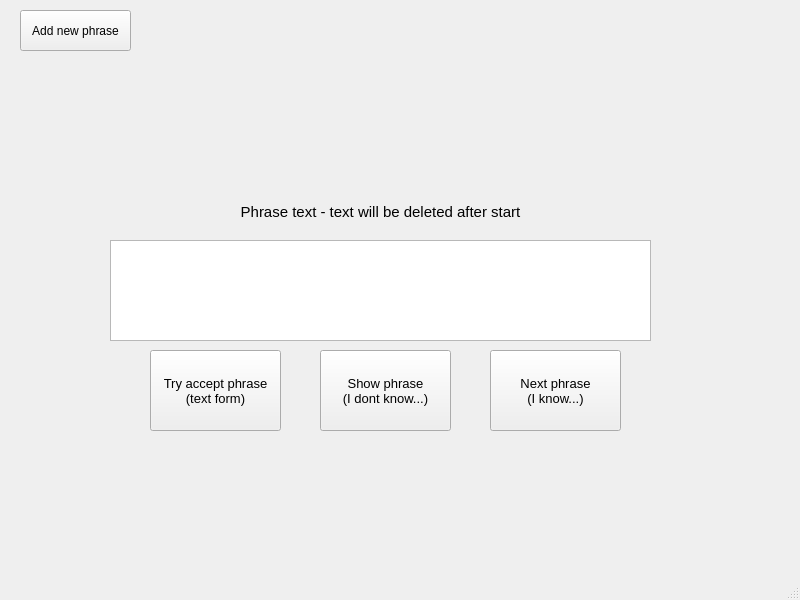
<?xml version="1.0" encoding="UTF-8"?>
<ui version="4.0">
 <class>MainWindow</class>
 <widget class="QMainWindow" name="MainWindow">
  <property name="geometry">
   <rect>
    <x>0</x>
    <y>0</y>
    <width>800</width>
    <height>600</height>
   </rect>
  </property>
  <property name="windowTitle">
   <string>Phrase Trainer</string>
  </property>
  <property name="animated">
   <bool>false</bool>
  </property>
  <widget class="QWidget" name="centralwidget">
   <widget class="QLabel" name="PhraseText">
    <property name="geometry">
     <rect>
      <x>110</x>
      <y>60</y>
      <width>541</width>
      <height>161</height>
     </rect>
    </property>
    <property name="font">
     <font>
      <pointsize>11</pointsize>
     </font>
    </property>
    <property name="cursor">
     <cursorShape>WhatsThisCursor</cursorShape>
    </property>
    <property name="layoutDirection">
     <enum>Qt::LeftToRight</enum>
    </property>
    <property name="text">
     <string>Phrase text - text will be deleted after start</string>
    </property>
    <property name="alignment">
     <set>Qt::AlignBottom|Qt::AlignHCenter</set>
    </property>
    <property name="wordWrap">
     <bool>false</bool>
    </property>
   </widget>
   <widget class="QTextEdit" name="PhraseEditText">
    <property name="geometry">
     <rect>
      <x>110</x>
      <y>240</y>
      <width>541</width>
      <height>101</height>
     </rect>
    </property>
   </widget>
   <widget class="QPushButton" name="AddPhraseBut">
    <property name="geometry">
     <rect>
      <x>20</x>
      <y>10</y>
      <width>111</width>
      <height>41</height>
     </rect>
    </property>
    <property name="text">
     <string>Add new phrase</string>
    </property>
   </widget>
   <widget class="QPushButton" name="AcceptBut">
    <property name="geometry">
     <rect>
      <x>150</x>
      <y>350</y>
      <width>131</width>
      <height>81</height>
     </rect>
    </property>
    <property name="font">
     <font>
      <pointsize>10</pointsize>
     </font>
    </property>
    <property name="text">
     <string>Try accept phrase
(text form)</string>
    </property>
   </widget>
   <widget class="QPushButton" name="UnhideBut">
    <property name="geometry">
     <rect>
      <x>320</x>
      <y>350</y>
      <width>131</width>
      <height>81</height>
     </rect>
    </property>
    <property name="font">
     <font>
      <pointsize>10</pointsize>
     </font>
    </property>
    <property name="text">
     <string>Show phrase
(I dont know...)</string>
    </property>
   </widget>
   <widget class="QPushButton" name="NextBut">
    <property name="geometry">
     <rect>
      <x>490</x>
      <y>350</y>
      <width>131</width>
      <height>81</height>
     </rect>
    </property>
    <property name="font">
     <font>
      <pointsize>10</pointsize>
     </font>
    </property>
    <property name="text">
     <string>Next phrase
(I know...)</string>
    </property>
   </widget>
  </widget>
  <widget class="QStatusBar" name="statusbar"/>
 </widget>
 <resources/>
 <connections/>
</ui>
